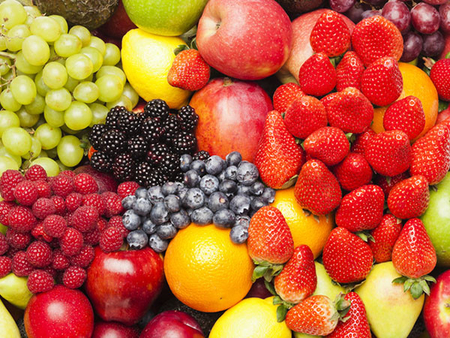
#> input picture fruits.jpg, 450 x 338 px
$ python bgrtocmyk.py
#> lines starting #> are read from the running program, lines starting #| are printed output that depends on the picture
import cv2
import numpy as np
import matplotlib.pyplot as plt

def bgr_to_cmyk(bgr):
    b, g, r = bgr
    c = 1 - (r / 255)
    m = 1 - (g / 255)
    y = 1 - (b / 255)
    k = min(c, m, y)
    if k == 1:
        return 0, 0, 0, 1
    return (
        round((c - k) / (1 - k), 3),
        round((m - k) / (1 - k), 3),
        round((y - k) / (1 - k), 3),
        round(k, 3),
    )

# Load the image
img = cv2.imread("fruits.jpg")
#> img is the input picture: shape (338, 450, 3); mean B, G, R 56.2, 96.8, 183.7

# Convert the image from BGR to CMYK
cmyk_img = np.apply_along_axis(bgr_to_cmyk, axis=-1, arr=img)
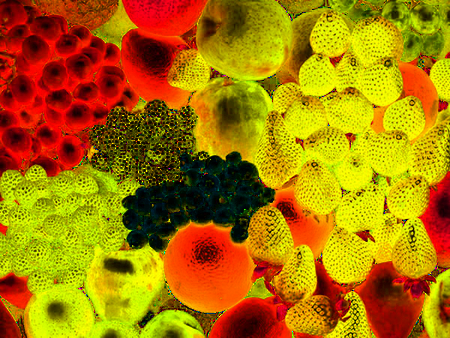
#> cmyk_img: shape (338, 450, 4) float64; mean B, G, R, A 0.00538, 0.468, 0.666, 0.277

# Display the original and converted image side by side
fig, axs = plt.subplots(1, 2, figsize=(10, 5))
axs[0].imshow(cv2.cvtColor(img, cv2.COLOR_BGR2RGB))
axs[0].set_title("Original Image")
axs[0].axis("off")
axs[1].imshow(cmyk_img)
axs[1].set_title("CMYK Image")
axs[1].axis("off")
plt.show()
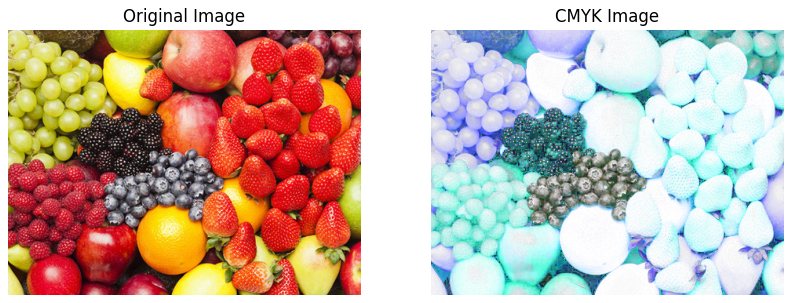
#> figure drawn by matplotlib, 2 panels; B, G, R data is drawn as R, G, B
